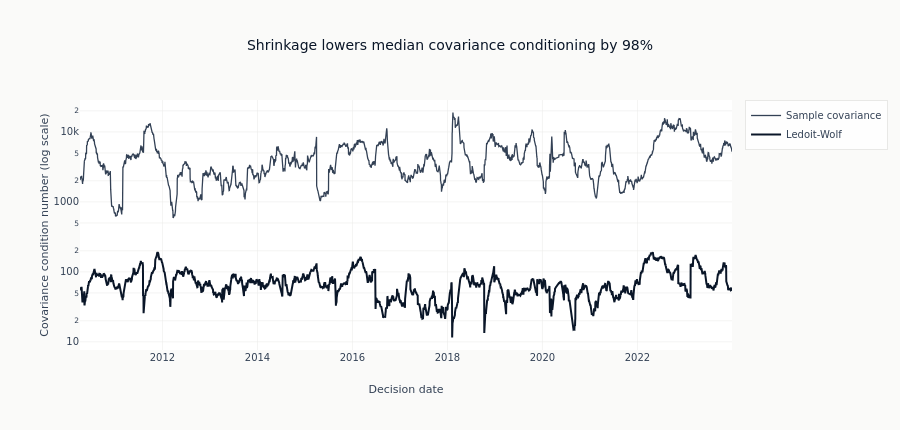

The cell this chart's notebook holds for it:
### Code cell
condition_numbers = rolling_covariance_condition(returns[SYMBOLS])
median_sample_condition = condition_numbers["sample"].median()
median_shrinkage_condition = condition_numbers["ledoit_wolf"].median()
condition_reduction = 1 - median_shrinkage_condition / median_sample_condition
assert np.isfinite(condition_numbers.to_numpy()).all()
assert median_shrinkage_condition < median_sample_condition

fig = go.Figure()
fig.add_trace(
    go.Scatter(
        x=condition_numbers.index,
        y=condition_numbers["sample"],
        name="Sample covariance",
        line=dict(color=COLORS["neutral"], width=1.3),
    )
)
fig.add_trace(
    go.Scatter(
        x=condition_numbers.index,
        y=condition_numbers["ledoit_wolf"],
        name="Ledoit-Wolf",
        line=dict(color=COLORS["blue"], width=2),
    )
)
fig.update_layout(
    title=f"Shrinkage lowers median covariance conditioning by {condition_reduction:.0%}",
    xaxis_title="Decision date",
    yaxis_title="Covariance condition number (log scale)",
    yaxis_type="log",
    height=430,
)
fig.show()

### Figure 1 — Plotly figure (JSON) as saved in the notebook; plotly's stock layout.template omitted (floating-point values rounded to 4 significant figures; data arrays with more than 128 entries replaced by an {"elided": "..."} marker saying what was removed)
{"data": [{"line": {"color": "#334155", "width": 1.3}, "name": "Sample covariance", "type": "scatter", "x": {"elided": "3458 str values"}, "y": {"elided": "3458 float values"}}, {"line": {"color": "#0a1628", "width": 2}, "name": "Ledoit-Wolf", "type": "scatter", "x": {"elided": "3458 str values"}, "y": {"elided": "3458 float values"}}], "layout": {"height": 430, "title": {"text": "Shrinkage lowers median covariance conditioning by 98%"}, "xaxis": {"title": {"text": "Decision date"}}, "yaxis": {"title": {"text": "Covariance condition number (log scale)"}, "type": "log"}}}
